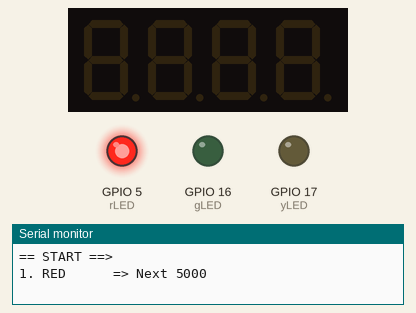
Simulated run of this program. Board: ESP32. On the bench: 4-digit seven-segment display, output pins drawn as LEDs (lit = HIGH), the last lines printed to the serial monitor.

Above: at 0.1 s.
At 1.6 s:
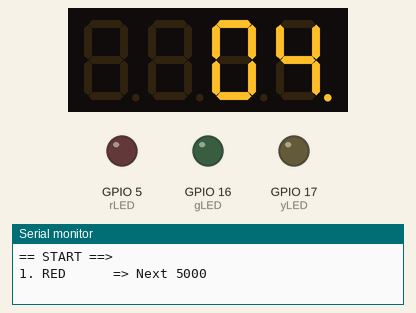
At 3.1 s:
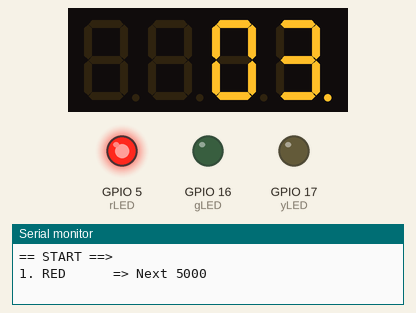
At 7.1 s:
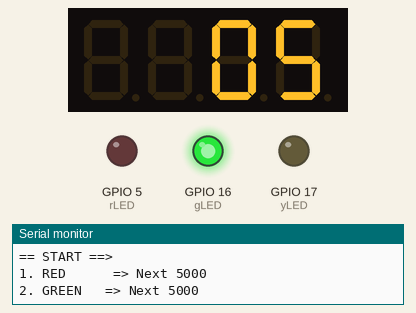
At 12.26 s:
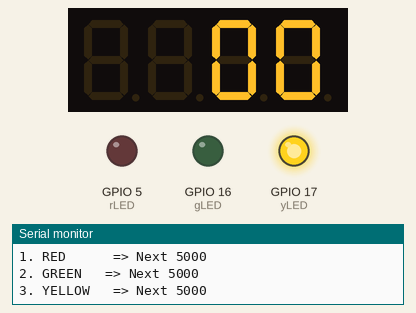
At 14.6 s:
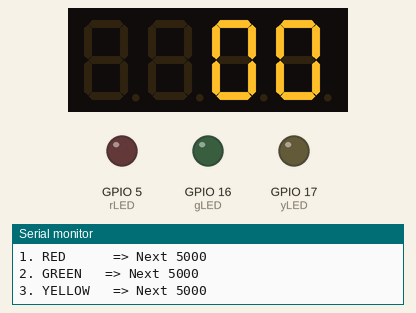
Timing chart, 0 to 40.0 s (numbered marks = the images above):
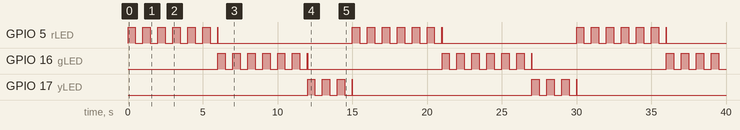

The program:

main.cpp
```cpp
#include <Arduino.h>
#include <TM1637Display.h>

//Pin
#define rLED  5
#define yLED  17
#define gLED  16

#define CLK   23
#define DIO   22

//1000 ms = 1 second
#define rTIME  5000   //5 seconds
#define yTIME  2000
#define gTIME  5000

ulong currentMiliseconds = 0;
ulong ledTimeStart = 0;
ulong blinkTimeStart = 0;
ulong nextTimeTotal = 0;
int currentLED = rLED;
int countdown = rTIME / 1000;
bool transitionReady = false;
bool ledState = true;

TM1637Display display(CLK, DIO);

bool IsReady(ulong &ulTimer, uint32_t milisecond);
void NonBlocking_Traffic_Light();
void BlinkLED();

void setup() {
  Serial.begin(115200);
  pinMode(rLED, OUTPUT);
  pinMode(yLED, OUTPUT);
  pinMode(gLED, OUTPUT);

  display.setBrightness(7);

  digitalWrite(yLED, LOW);
  digitalWrite(gLED, LOW);
  digitalWrite(rLED, HIGH);
  currentLED = rLED;
  nextTimeTotal += rTIME;
  countdown = rTIME / 1000;
  transitionReady = false;
  Serial.println("== START ==>");
  Serial.print("1. RED \t\t => Next "); Serial.println(nextTimeTotal);
}

void loop() {
  currentMiliseconds = millis();
  NonBlocking_Traffic_Light();
  BlinkLED();
}

bool IsReady(ulong &ulTimer, uint32_t milisecond)
{
  if (currentMiliseconds - ulTimer < milisecond) return false;
  ulTimer = currentMiliseconds;
  return true;
}

void BlinkLED() {
  if (IsReady(blinkTimeStart, 500)) {
    ledState = !ledState;
    digitalWrite(currentLED, ledState);


    uint8_t segmentColor = (currentLED == rLED) ? 0b01000000 : (currentLED == gLED) ? 0b00100000 : 0b00010000;
    display.showNumberDecEx(countdown, segmentColor, true, 2, 2);


    if (ledState) {
      if (countdown > 0) countdown--;
      else transitionReady = true;
    }
  }
}

void NonBlocking_Traffic_Light(){
  if (!transitionReady) return;

  switch (currentLED) {
    case rLED:
      digitalWrite(rLED, LOW);
      digitalWrite(gLED, HIGH);
      currentLED = gLED;
      countdown = gTIME / 1000;
      break;

    case gLED:
      digitalWrite(gLED, LOW);
      digitalWrite(yLED, HIGH);
      currentLED = yLED;
      countdown = yTIME / 1000;
      break;

    case yLED:
      digitalWrite(yLED, LOW);
      digitalWrite(rLED, HIGH);
      currentLED = rLED;
      countdown = rTIME / 1000;
      break;
  }

  transitionReady = false;
  ledTimeStart = millis();
  Serial.print((currentLED == rLED) ? "1. RED \t\t => Next " : (currentLED == gLED) ? "2. GREEN\t => Next " : "3. YELLOW\t => Next ");
  Serial.println(nextTimeTotal);
}
```

Measured:
- by itself, GPIO 5 (rLED): repeats every 15.0 s: 5 × (HIGH 0.50 s, LOW 0.50 s), HIGH 0.02 s, LOW 9.0 s, HIGH 0.48 s, LOW 0.50 s
- by itself, GPIO 16 (gLED): repeats every 15.0 s: 5 × (LOW 0.50 s, HIGH 0.50 s), LOW 0.50 s, HIGH 0.02 s, LOW 9.0 s, HIGH 0.49 s
- by itself, GPIO 17 (yLED): goes 3 × (HIGH 0.48 s, LOW 0.50 s), HIGH 0.02 s, LOW 12.0 s, 3 × (HIGH 0.48 s, LOW 0.50 s), HIGH 0.02 s, then LOW
- what the display in image 1 shows lasts 1.0 s, from 1.5 s to 2.5 s
